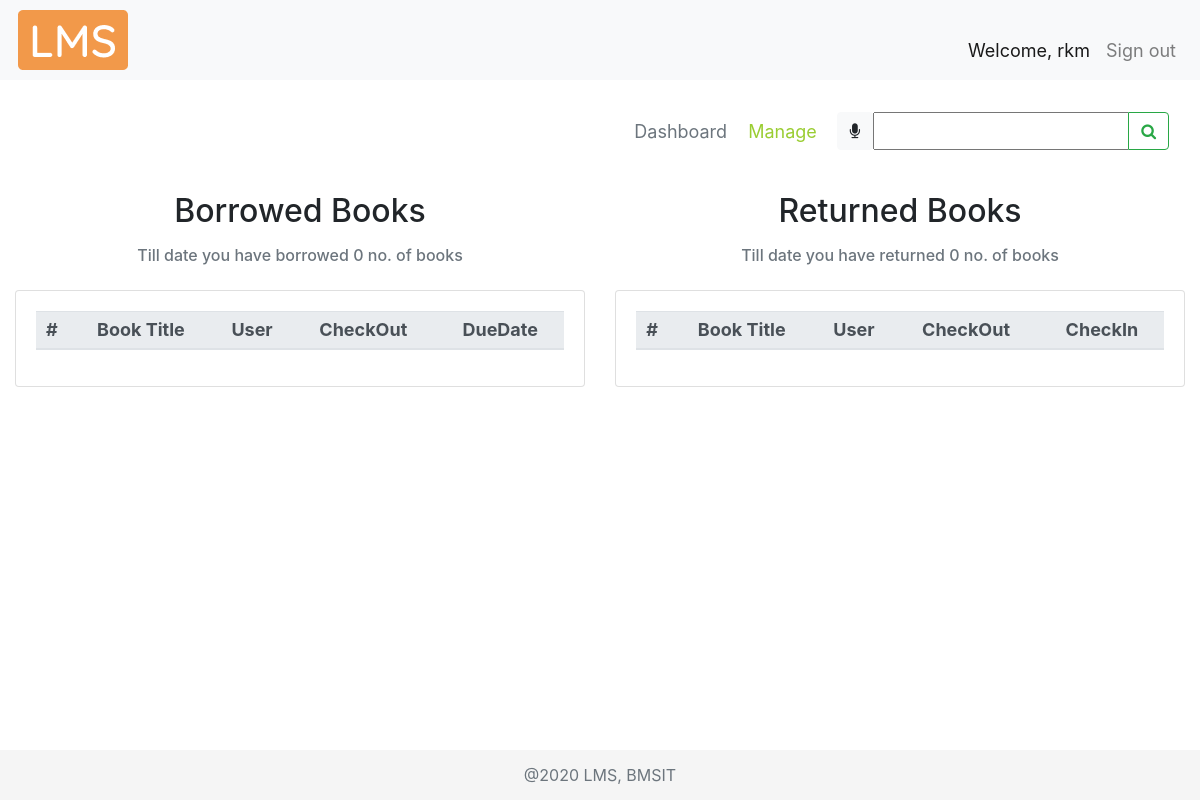
The app's page /dashboard/ (signed in), older data.
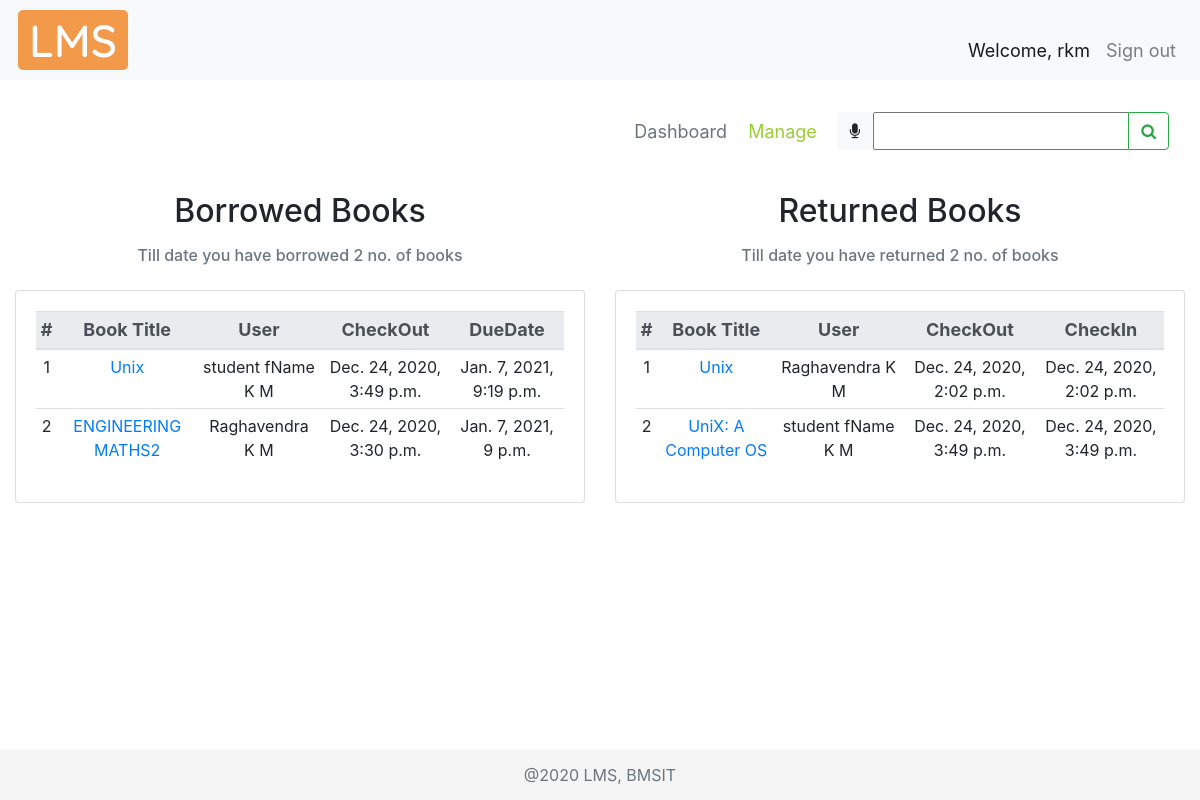
The same page, newer data.
### libraryApp/models.py (models this page shows, shortened)
class BOOK(models.Model):
    GENRE = (
        ("CS", "Computer Science"),
        ("MATH", "Mathematics"),
        ("ELE", "Electronics"),
        ("TC", "Telecommunication"),
        ("CHE", "Chemistry"),
        ("PHY", "Physics"),
        ("MEC", "Mechanics"),
        ("EVS", "Environmental Science"),
        ("BIO", "Bioengineering"),
        ("BUS", "Business Skills"),
    )
    bookTitle = models.CharField(max_length=50, help_text="Book Title")
    genre = models.CharField(max_length=30, null=True, choices=GENRE, help_text="Category")
    pubYear = models.CharField(max_length=4, null=True, help_text="Year of publication")
    isbn = models.CharField(max_length=13, null=True, unique=True, help_text="International Standard Book Number")
    librarianID = models.ForeignKey(
        settings.AUTH_USER_MODEL, null=True, on_delete=models.SET_NULL, help_text="Librarian ID")
    pubID = models.ForeignKey(PUBLISHER, null=True, on_delete=models.CASCADE, help_text="Publisher ID")
    authorID = models.ManyToManyField(AUTHOR, help_text="Authors")
    def __str__(self):
        return self.bookTitle

class BORROWEDBOOK(models.Model):
    checkOut = models.DateTimeField(auto_now_add=True, null=True, help_text="Check out date")
    dueDate = models.DateTimeField(null=True, blank=True, help_text="Due date")
    checkIn = models.DateTimeField(auto_now_add=False, null=True, blank=True, help_text="Check in date")
    userID = models.ForeignKey(settings.AUTH_USER_MODEL, null=True, on_delete=models.SET_NULL, help_text="User ID")
    bookID = models.ForeignKey(BOOK, null=True, on_delete=models.SET_NULL, help_text="Book ID")

### libraryApp/views.py (the view, shortened to what this page needs)
# urls.py: path('dashboard/', views.dashboard, name="dashboard"),
def dashboard(request):
    dashboard = 'libraryApp/dashboard.html'
    myFilter = BookFilter(request.GET, queryset=BOOK.objects.all())
    if request.method == "POST":
        print(request.POST)
        return redirect(searchBook, book=request.POST['bookTitle'])
    dbActive = True
    bCount = 0
    rCount = 0
    books = BOOK.objects.all()
    bbList = []
    rbList = []
    user = request.user
    if user.is_staff:
        for i in books:
            bb = i.borrowedbook_set.all()
            if bb.exists():
                for j in bb:
                    userName = j.userID.fName + " " + j.userID.mName + " " + j.userID.lName
                    if j.checkIn is None:
                        bCount += 1
                        bbList.append(tempDashboard(
                            None, j.bookID, j.bookID.id, userName, None, None, j.checkOut, None, j.dueDate))
                    else:
                        rCount += 1
                        rbList.append(tempDashboard(
                            None, j.bookID, j.bookID.id, userName, None, None, j.checkOut, j.checkIn, None))
    context = {
        "borrowedBooks": bbList,
        "bCount": bCount,
        "returnedBooks": rbList,
        "rCount": rCount,
        "myFilter": myFilter,
        "dbActive": dbActive
    }
    return render(request, dashboard, context)

### libraryApp/templates/libraryApp/dashboard.html (shortened to what this page needs)
{% extends 'libraryApp/main.html' %}
{% load static %}
{% block content %}
<nav class="navbar">
  <div class="navbar-nav mySubMenu ml-auto">
    <nav>
      <a class="text-muted" href="{% url 'dashboard' %}">Dashboard</a>
      {% if request.user.is_staff %}
        <a href="{% url 'manage' %}">Manage</a>
      {% endif %}
    </nav>
  </div>
  <form class="form-inline" method="POST">
    <div class="input-group">
      <div id="speech" class="btn btn-light" title="Click the mic to speak">
        <i class="fa fa-microphone" aria-hidden="true"></i>
      </div>
      {{myFilter.form}}
      <div class="input-group-append">
        <button id="searchButton" class="btn btn-outline-success" type="submit">
          <i class="fa fa-search"></i>
        </button>
      </div>
    </div>
  </form>
</nav>
<br>
<div class="row">
  <div class="col-md-6 cardMargin">
    <h2 class="text-center">Borrowed Books</h2>
    <div class="col-md-12 mt-3">
      <h6 class="form-text text-center text-muted">
        Till date you have borrowed {{bCount}} no. of books
      </h6>
    </div>
    <div class="card card-body mt-4">
      <table class="table table-sm table-hover text-center">
        <thead class="thead-light threadText">
          <tr>
            <th scope="col">#</th>
            <th scope="col">Book Title</th>
            {% if request.user.is_staff %}
              <th scope="col">User</th>
            {% endif %}
            <th scope="col">CheckOut</th>
            <th scope="col">DueDate</th>
          </tr>
        </thead>
        {% for i in borrowedBooks %}
        <tr>
          <td>{{forloop.counter}}</td>
          <td><a href="{% url 'viewbook' i.bookID %}">{{i.bookTitle}}</a></td>
          {% if request.user.is_staff %}
            <td>{{i.userName}}</td>
          {% endif %}
          <td>{{i.checkOut}}</td>
          <td>{{i.dueDate}}</td>
        </tr>
        {% endfor %}
      </table>
    </div>
  </div>
  <br>
  <div class="col-md-6 cardMargin">
    <h2 class="text-center">Returned Books</h2>
    <div class="col-md-12 mt-3">
      <h6 class="form-text text-center text-muted">
        Till date you have returned {{rCount}} no. of books
      </h6>
    </div>
    <div class="card card-body mt-4">
      <table class="table table-sm table-hover text-center">
        <thead class="thead-light threadText text-center">
          <tr>
            <th scope="col">#</th>
            <th scope="col">Book Title</th>
            {% if request.user.is_staff %}
              <th scope="col">User</th>
            {% endif %}
            <th scope="col">CheckOut</th>
            <th scope="col">CheckIn</th>
          </tr>
        </thead>
        {% for i in returnedBooks %}
        <tr>
          <td>{{forloop.counter}}</td>
          <td><a href="{% url 'viewbook' i.bookID %}">{{i.bookTitle}}</a></td>
          {% if request.user.is_staff %}
            <td>{{i.userName}}</td>
          {% endif %}
          <td>{{i.checkOut}}</td>
          <td>{{i.checkIn}}</td>
        </tr>
        {% endfor %}
      </table>
    </div>
  </div>
</div>
{% endblock %}

Row changes from the older to the newer data that the page shows:
now on this page (row unchanged): BOOK: bookTitle "Unix", bookTitle "Unix"
added BORROWEDBOOK: checkOut "Dec. 24, 2020, 3:49 p.m.", dueDate "Jan. 7, 2021, 9:19 p.m."
now on this page (row unchanged): BOOK: bookTitle "ENGINEERING MATHS2"
added BORROWEDBOOK: checkOut "Dec. 24, 2020, 3:30 p.m.", dueDate "Jan. 7, 2021, 9 p.m."
added BORROWEDBOOK: checkOut "Dec. 24, 2020, 2:02 p.m.", checkIn "Dec. 24, 2020, 2:02 p.m."
now on this page (row unchanged): BOOK: bookTitle "UniX: A Computer OS"
added BORROWEDBOOK: checkOut "Dec. 24, 2020, 3:49 p.m.", checkIn "Dec. 24, 2020, 3:49 p.m."
Text that changed along with them:
{{ bCount }}: "0" → "2"
{{ rCount }}: "0" → "2"
new list line: "1 student fName K M"
new list line: "2 Raghavendra K M"
new list line: "1 Raghavendra K M"
new list line: "2 student fName K M"
